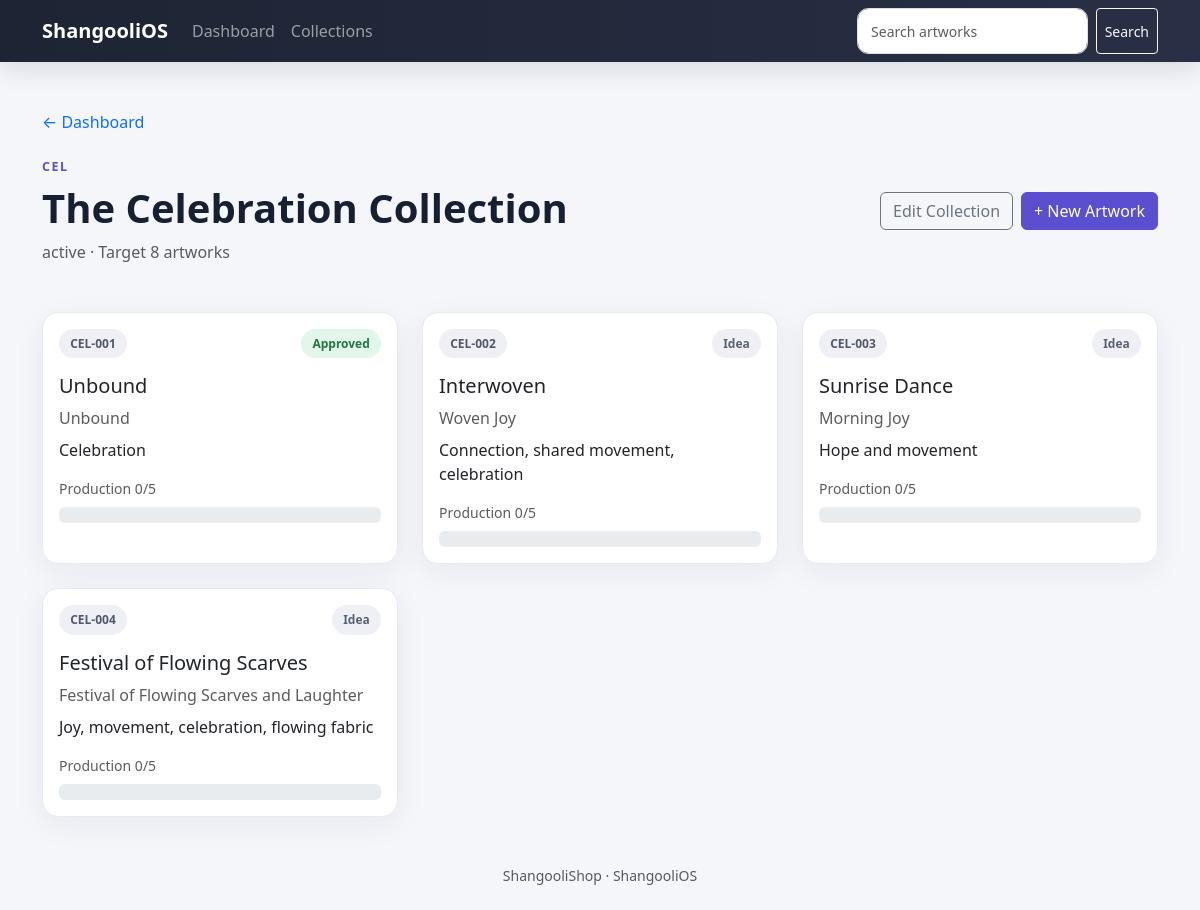
Page /collections/CEL on the earlier database version.
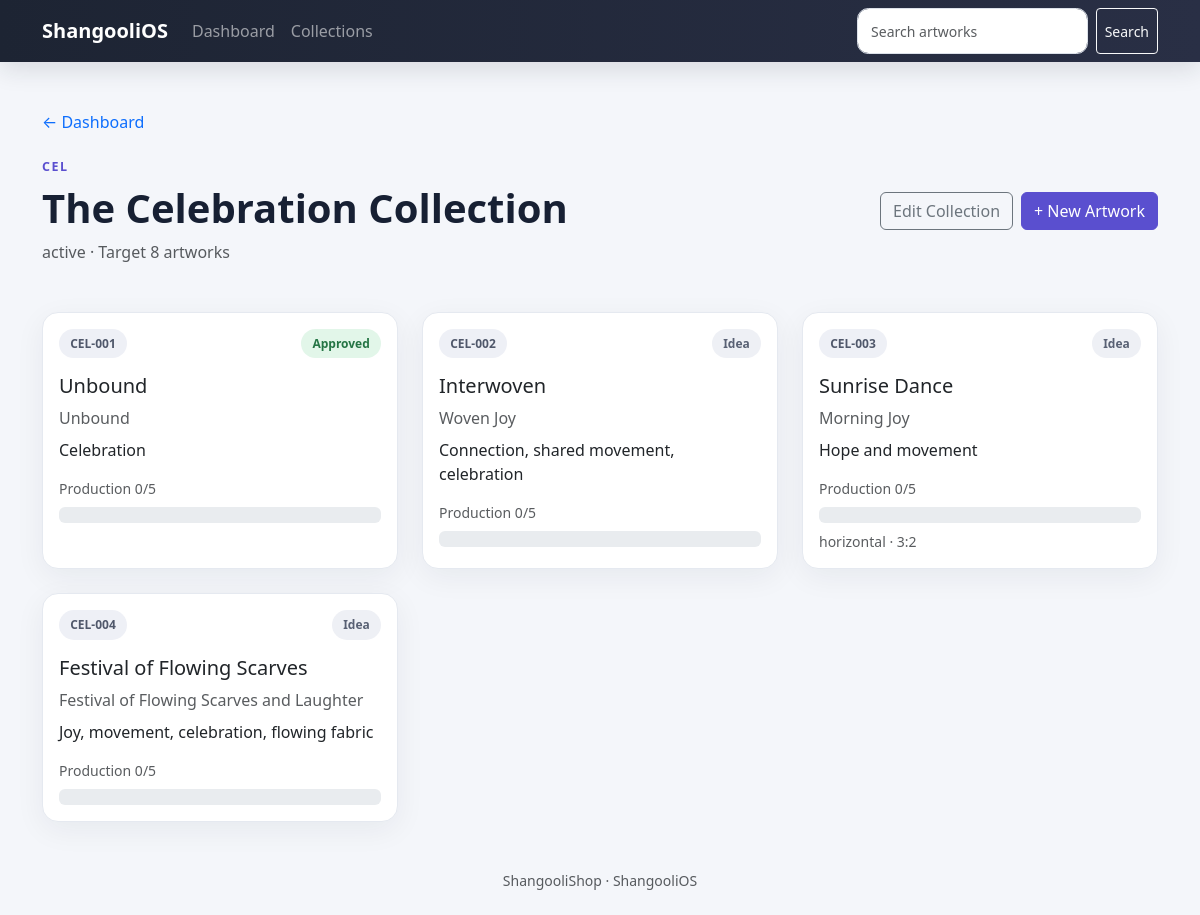
Same page on the later database version.
### tables this page shows
CREATE TABLE artwork_production (
                artwork_id INTEGER PRIMARY KEY,
                orientation TEXT,
                master_ratio TEXT,
                required_ratios TEXT,
                original_approved INTEGER NOT NULL DEFAULT 0,
                print_master_ready INTEGER NOT NULL DEFAULT 0,
                ratio_exports_ready INTEGER NOT NULL DEFAULT 0,
                mockups_ready INTEGER NOT NULL DEFAULT 0,
                listing_content_ready INTEGER NOT NULL DEFAULT 0,
                notes TEXT,
                created_at TEXT NOT NULL DEFAULT CURRENT_TIMESTAMP,
                updated_at TEXT NOT NULL DEFAULT CURRENT_TIMESTAMP,
                FOREIGN KEY (artwork_id) REFERENCES artworks(id)
            );

CREATE TABLE artworks (
    id INTEGER PRIMARY KEY AUTOINCREMENT,
    artwork_code TEXT NOT NULL UNIQUE,
    collection_id INTEGER NOT NULL,
    sequence_number INTEGER NOT NULL,
    public_title TEXT NOT NULL,
    working_title TEXT,
    theme TEXT,
    status TEXT NOT NULL DEFAULT 'idea',
    created_at TEXT NOT NULL DEFAULT CURRENT_TIMESTAMP,
    updated_at TEXT NOT NULL DEFAULT CURRENT_TIMESTAMP, story TEXT,

    FOREIGN KEY (collection_id)
        REFERENCES collections(id),

    UNIQUE (collection_id, sequence_number)
);

### web/app.py (the view)
@app.get("/collections/{collection_code}")
def collection_page(request: Request, collection_code: str):
    collection, artworks, archived_artworks = get_collection(collection_code)
    if collection is None:
        raise HTTPException(status_code=404, detail="Collection not found")
    return templates.TemplateResponse(
        request=request,
        name="collection.html",
        context={
            "collection": collection,
            "artworks": artworks,
            "archived_artworks": archived_artworks,
        },
    )

### web/templates/collection.html (shortened to what this page needs)
{% extends "base.html" %}
{% block content %}
<div class="mb-4">
    <a href="/" class="text-decoration-none">← Dashboard</a>
</div>
<div class="page-header mb-5">
    <div>
        <div class="eyebrow">{{ collection["code"] }}</div>
        <h1 class="display-6 fw-bold mb-2">{{ collection["name"] }}</h1>
        <p class="text-muted mb-0">
            {{ collection["status"] }} ·
            Target {{ collection["target_artwork_count"] }} artworks
        </p>
    </div>
    <div class="d-flex flex-wrap gap-2">
        <a
            href="/collections/{{ collection['code'] }}/edit"
            class="btn btn-outline-secondary"
        >
            Edit Collection
        </a>
        {% if collection["status"] != "archived" %}
        <a
            href="/collections/{{ collection['code'] }}/new"
            class="btn btn-primary"
        >
            + New Artwork
        </a>
        {% endif %}
    </div>
</div>
<div class="row g-4">
    {% for artwork in artworks %}
    {% set completed =
        artwork["original_approved"]
        + artwork["print_master_ready"]
        + artwork["ratio_exports_ready"]
        + artwork["mockups_ready"]
        + artwork["listing_content_ready"]
    %}
    <div class="col-md-6 col-lg-4">
        <a href="/artworks/{{ artwork['artwork_code'] }}" class="card-link">
            <div class="card app-card h-100">
                <div class="card-body">
                    <div class="d-flex justify-content-between mb-3">
                        <span class="code-pill">{{ artwork["artwork_code"] }}</span>
                        <span class="status-pill status-{{ artwork['status'] }}">
                            {{ artwork["status"] }}
                        </span>
                    </div>
                    <h2 class="h5 text-dark mb-2">
                        {{ artwork["public_title"] }}
                    </h2>
                    {% if artwork["working_title"] %}
                    <p class="text-muted mb-2">
                        {{ artwork["working_title"] }}
                    </p>
                    {% endif %}
                    {% if artwork["theme"] %}
                    <p class="text-dark mb-3">{{ artwork["theme"] }}</p>
                    {% endif %}
                    <div class="production-card-footer">
                        <div class="small text-muted mb-2">
                            Production {{ completed }}/5
                        </div>
                        <div class="progress production-progress">
                        </div>
                        {% if artwork["orientation"] or artwork["master_ratio"] %}
                        <div class="small text-muted mt-2">
                            {{ artwork["orientation"] or "Orientation not set" }}
                            {% if artwork["master_ratio"] %}
                            · {{ artwork["master_ratio"] }}
                            {% endif %}
                        </div>
                        {% endif %}
                    </div>
                </div>
            </div>
        </a>
    </div>
    {% else %}
    <div class="col-12">
        <div class="empty-state">No active artworks yet.</div>
    </div>
    {% endfor %}
</div>
{% endblock %}

Differences in the rows shown:
changed artwork_production "Sunrise Dance": orientation (not shown) → "horizontal"; master_ratio (not shown) → "3:2"
